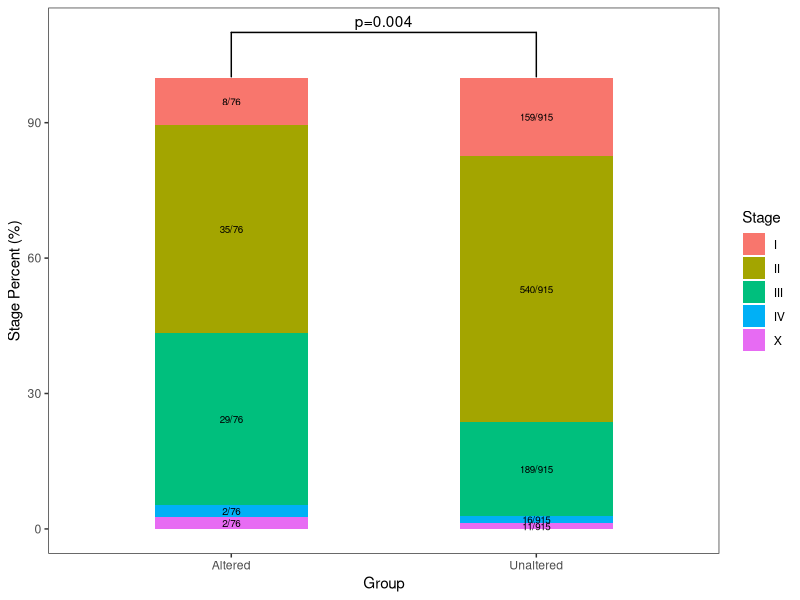

The R script that drew this image:
perdata<- read.table("percent.txt",header = T,sep = "\t")

library(ggplot2)
library(ggpubr)

ggplot(data=perdata, mapping=aes(x=Group,y= Percent, fill=Stage))+ 
  geom_bar(aes(fill = Stage), stat = "identity",width=0.5)+
  labs(x = 'Group', y = 'Stage Percent (%)') +
  theme_bw()+ theme(panel.grid.major = element_blank(),panel.grid.minor = element_blank())+
  geom_signif(y_position = 110, xmin = 1, xmax = 2, 
              annotations = "p=0.004",tip_length = 0.17)+ 
  geom_text(aes(label=Ratio),size=2.5,position=position_stack(0.5))
